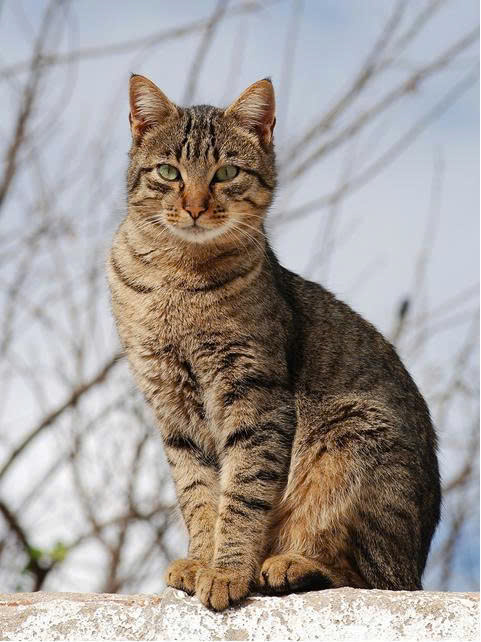
#> input picture hinh1.jpg, 481 x 642 px, found by its file name
$ jupyter execute Lab01.ipynb
#> lines starting #> are read from the running program, lines starting #| are printed output that depends on the picture
[cell 1]
import cv2
import matplotlib.pyplot as LuuMai

import os
print(os.getcwd())
print([f for f in os.listdir() if f.lower().endswith(('.jpg','.jpeg','.png','.bmp'))])


# 2. kiểm tra xem opencv đọc ảnh như thế nào? hiển thị chiều của ảnh?
img = cv2.imread("hinh1.jpg")
#> img is the input picture: shape (642, 481, 3); mean B, G, R 151, 155, 162.1
img2 = cv2.imread("hinh2.jpg")
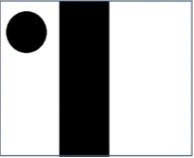
#> input picture hinh2.jpg, 194 x 158 px, found by its file name
#> img2 is the input picture: shape (158, 194, 3); mean B, G, R 176.1, 175.8, 175.3

print("img type:", type(img))
#| img type: <class 'numpy.ndarray'>
print("img dtype:", img.dtype)
#| img dtype: uint8
print("img shape (H, W, C):", img.shape)
#| img shape (H, W, C): (642, 481, 3)

print("img2 type:", type(img2))
#| img2 type: <class 'numpy.ndarray'>
print("img2 dtype:", img2.dtype)
#| img2 dtype: uint8
print("img2 shape (H, W, C):", img2.shape)
#| img2 shape (H, W, C): (158, 194, 3)

# 3. show hình ảnh ra cho trực quan, sử dụng plt.imshow. nhận xét + hiển thị đúng (đảo chiều matrix / convert màu)
LuuMai.figure(figsize=(12, 6))

LuuMai.subplot(1, 3, 1)
LuuMai.imshow(img)
LuuMai.title("imshow directly (bgr -> rgb mismatch)")
LuuMai.axis("off")

LuuMai.subplot(1, 3, 2)
img_flip_channel = img[:, :, ::-1]
LuuMai.imshow(img_flip_channel)
LuuMai.title("fixed by channel flip (bgr->rgb)")
LuuMai.axis("off")

LuuMai.subplot(1, 3, 3)
img_rgb = cv2.cvtColor(img, cv2.COLOR_BGR2RGB)
LuuMai.imshow(img_rgb)
LuuMai.title("fixed by cvtColor (bgr->rgb)")
LuuMai.axis("off")

LuuMai.show()
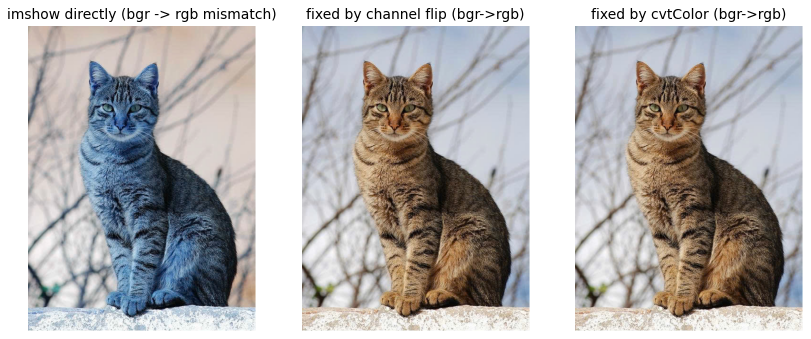
#> figure drawn by matplotlib, 3 panels; B, G, R data is drawn as R, G, B

# 4. nếu muốn phóng to ảnh thì chúng ta làm gì? (resize)
img_big = cv2.resize(img, None, fx=2, fy=2, interpolation=cv2.INTER_LINEAR)

LuuMai.figure(figsize=(10, 6))
LuuMai.imshow(cv2.cvtColor(img_big, cv2.COLOR_BGR2RGB))
LuuMai.title("resized (fx=2, fy=2)")
LuuMai.axis("off")
LuuMai.show()

# 5. nếu muốn crop ảnh thì chúng ta làm gì? (slicing)
h, w = img.shape[:2]
#> h = 642; w = 481
y1, y2 = h // 4, 3 * h // 4
#> y1 = 160; y2 = 481
x1, x2 = w // 4, 3 * w // 4
#> x1 = 120; x2 = 360
crop_img = img[y1:y2, x1:x2]
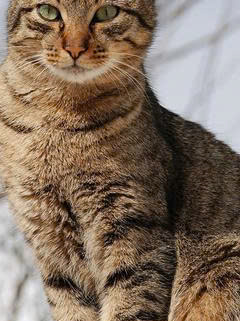
#> crop_img: shape (321, 240, 3); mean B, G, R 95.3, 112, 131

LuuMai.figure(figsize=(10, 6))
LuuMai.imshow(cv2.cvtColor(crop_img, cv2.COLOR_BGR2RGB))
LuuMai.title("cropped image (slicing)")
LuuMai.axis("off")
LuuMai.show()

# 6. ghép dọc và ghép ngang 2 bức ảnh

if len(img.shape) == 2:
    img = cv2.cvtColor(img, cv2.COLOR_GRAY2BGR)

if len(img2.shape) == 2:
    img2 = cv2.cvtColor(img2, cv2.COLOR_GRAY2BGR)

h1, w1 = img.shape[:2]
#> h1 = 642; w1 = 481
img2_rs = cv2.resize(img2, (w1, h1), interpolation=cv2.INTER_AREA)
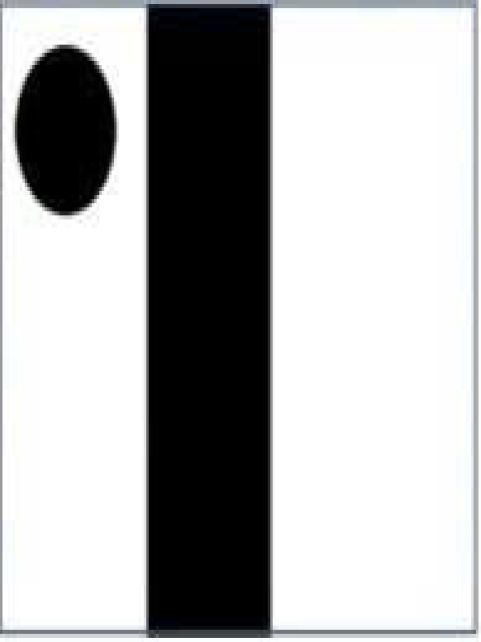
#> img2_rs: shape (642, 481, 3); mean B, G, R 176, 175.8, 175.3

img_h = cv2.hconcat([img, img2_rs])  # ghép ngang
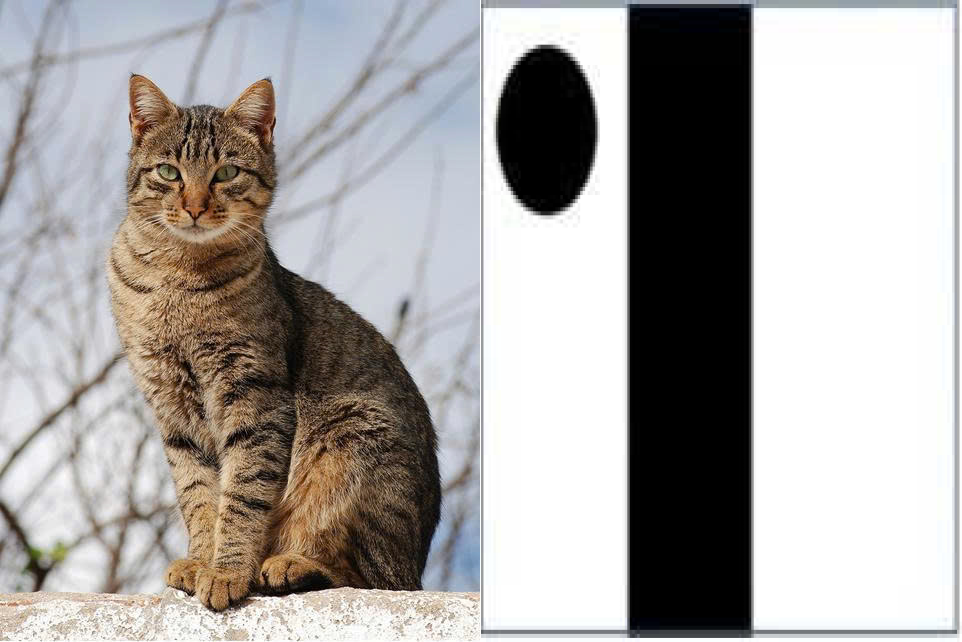
#> img_h: shape (642, 962, 3); mean B, G, R 163.5, 165.4, 168.7
img_v = cv2.vconcat([img, img2_rs])  # ghép dọc
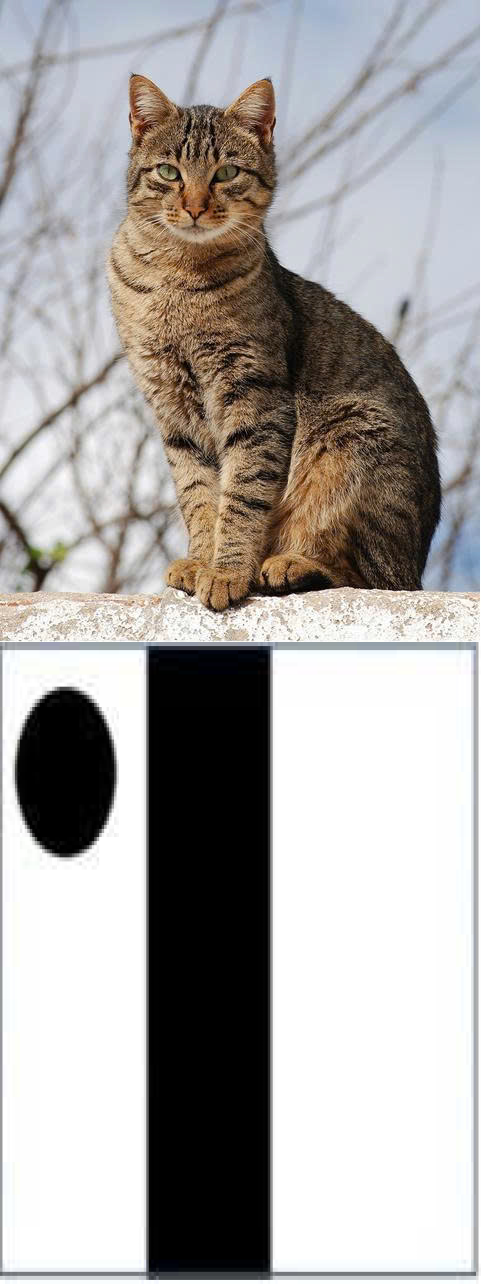
#> img_v: shape (1284, 481, 3); mean B, G, R 163.5, 165.4, 168.7

LuuMai.figure(figsize=(14, 6))
LuuMai.imshow(cv2.cvtColor(img_h, cv2.COLOR_BGR2RGB))
LuuMai.title("horizontal concat (hconcat)")
LuuMai.axis("off")
LuuMai.show()

LuuMai.figure(figsize=(10, 10))
LuuMai.imshow(cv2.cvtColor(img_v, cv2.COLOR_BGR2RGB))
LuuMai.title("vertical concat (vconcat)")
LuuMai.axis("off")
LuuMai.show()
